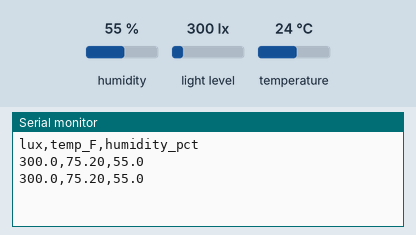
Bench run of a sketch on a simulated Arduino Uno, built with avr-gcc and run on an emulated ATmega328P. Parts: the last lines printed to the serial monitor. The test bench sets the inputs (shaded band); at power-on: humidity 55 %, light level 300 lx, temperature 24 °C.

Above: at 1.8 s.
1.9 s: humidity set to 22 %
At 3.1 s:
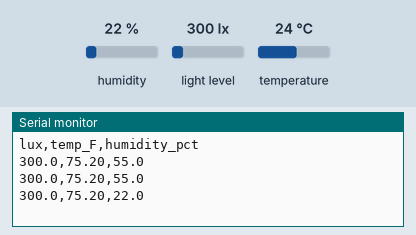
3.4 s: light level set to 40 lx
At 3.4 s:
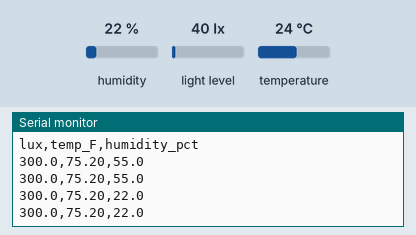
4.9 s: temperature set to 12 °C
At 6.4 s:
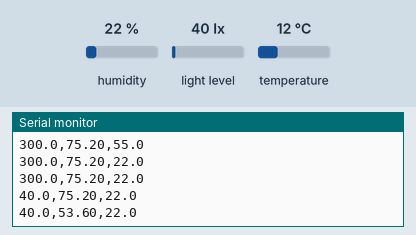

Measured:
- after the input at 1.9 s, the serial monitor: prints a new line after 0.35 s (image 1)
- after the input at 4.9 s, the serial monitor: prints a new line after 0.59 s (image 3)

The sketch:

light_temp_humidity.ino
```cpp
/*
 * light_temp_humidity
 * Reads lux from a BH1750 light sensor and temperature + humidity
 * from an AHT20, then prints all three values to the Serial Monitor
 * once per second.
 *
 * Hardware
 *   Adafruit Feather RP2040 Adalogger
 *   BH1750 light sensor  — connected via STEMMA QT
 *   AHT20 temp/humidity  — daisy-chained after BH1750
 *
 * Required libraries (install via Tools → Manage Libraries)
 *   hp_BH1750
 *   Adafruit AHTX0
 *   Adafruit BusIO
 */

#include <Wire.h>
#include <hp_BH1750.h>
#include <Adafruit_AHTX0.h>

hp_BH1750      lightMeter;
Adafruit_AHTX0 aht20;

// ── Setup ─────────────────────────────────────────────────────────────────────
void setup() {
  Serial.begin(115200);
  Wire.begin();

  // Initialise BH1750 (address pin connected to ground)
  if (!lightMeter.begin(BH1750_TO_GROUND)) {
    Serial.println("ERROR: BH1750 not found — check wiring");
    while (true) { delay(100); }
  }

  // Initialise AHT20
  if (!aht20.begin()) {
    Serial.println("ERROR: AHT20 not found — check wiring");
    while (true) { delay(100); }
  }

  // CSV header so Serial Plotter labels the three traces
  Serial.println("lux,temp_F,humidity_pct");
}

// ── Loop ──────────────────────────────────────────────────────────────────────
void loop() {
  // Read BH1750
  lightMeter.start();
  float lux = lightMeter.getLux();

  // Read AHT20
  sensors_event_t humidityEvent, tempEvent;
  aht20.getEvent(&humidityEvent, &tempEvent);
  float tempF    = (tempEvent.temperature * 9.0 / 5.0) + 32.0;
  float humidity = humidityEvent.relative_humidity;

  // Print comma-separated — works in both Serial Monitor and Serial Plotter
  Serial.print(lux,      1);  Serial.print(",");
  Serial.print(tempF,    2);  Serial.print(",");
  Serial.println(humidity, 1);

  delay(1000);
}
```
